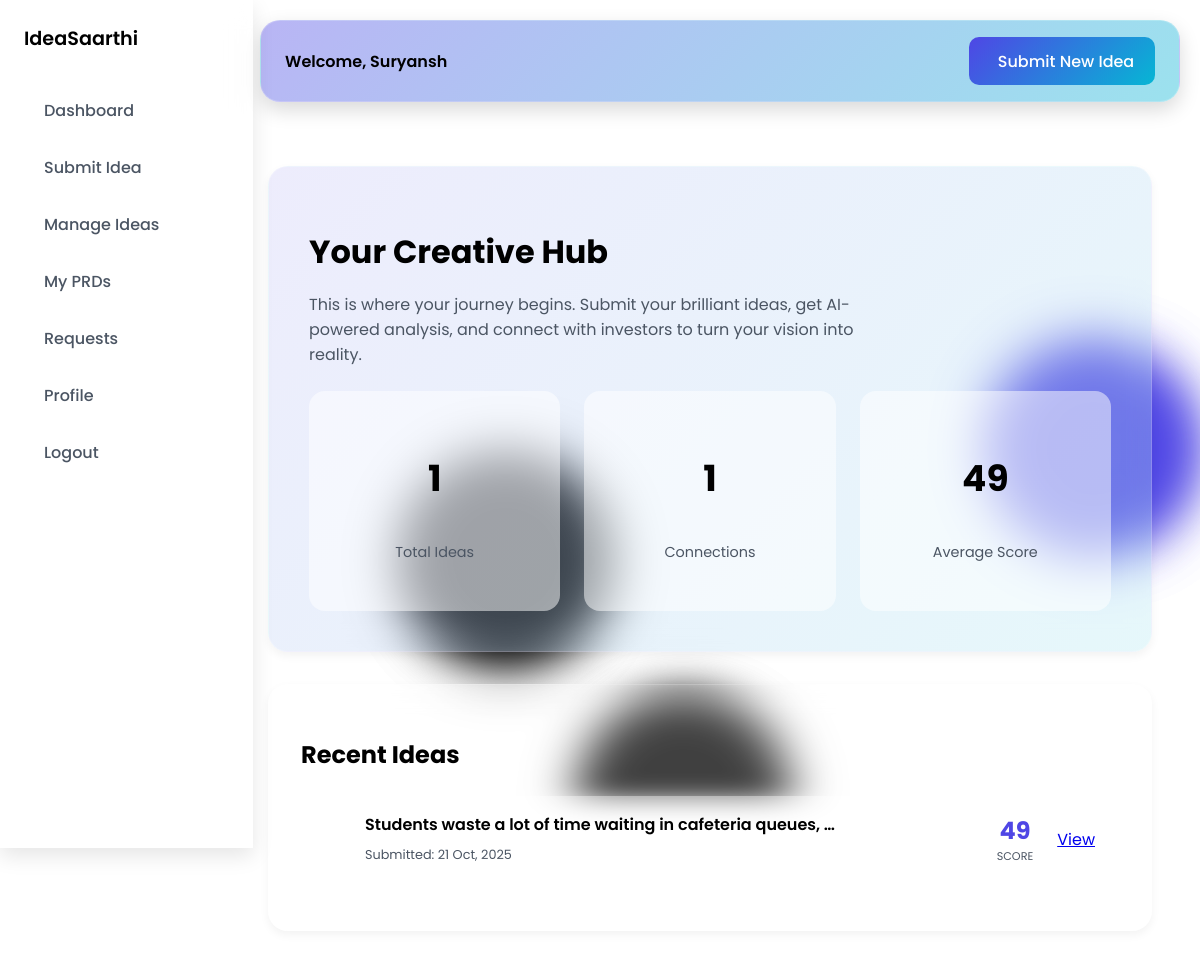
/dashboard/ (signed in), run on the app's committed database.
### dashboard/models.py (models this page shows)
class Ideas(models.Model):
    user = models.ForeignKey(User, on_delete=models.CASCADE)
    problem_statement = models.TextField()
    solution  = models.TextField()
    market = models.TextField()
    unique_value = models.TextField()
    revenue_model = models.TextField()
    known_competitors = models.TextField()
    created_at = models.DateTimeField(auto_now_add=True)
    updated_at = models.DateTimeField(auto_now=True)
    market_category = models.CharField(max_length=100, blank=True, null=True)
    strengths = models.TextField(blank=True, null=True)
    weaknesses = models.TextField(blank=True, null=True)
    opportunities = models.TextField(blank=True, null=True)
    threats = models.TextField(blank=True, null=True)
    score_strengths = models.IntegerField(default=0)
    score_weaknesses = models.IntegerField(default=0)
    score_opportunities = models.IntegerField(default=0)
    score_threats = models.IntegerField(default=0)
    score = models.IntegerField(default=0)
    prd_content = models.TextField(blank=True, null=True)
    idea_hash = models.CharField(max_length=64, blank=True, null=True)
    blockchain_tx_hash = models.CharField(max_length=100, blank=True, null=True)

### dashboard/views.py (the view)
# urls.py: path('', views.dashboard,name="dashboard"),
@login_required
def dashboard(request):
    last_5_ideas = Ideas.objects.filter(user=request.user).order_by('-created_at')[:5]
    user_ideas = Ideas.objects.filter(user=request.user)
    ideas_count = user_ideas.count()
    connections_count = Connection.objects.filter(idea__user=request.user, status='accepted').count()
    avg_data = user_ideas.aggregate(avg_score=Avg('score'))
    average_score = round(avg_data['avg_score'] or 0)
    parameters = {
        "last_5_ideas": last_5_ideas,
        "ideas_count": ideas_count,
        "connections_count": connections_count,
        "average_score": average_score,
    }
    return render(request,"dashboard/user/userdashboard.html", parameters)

### templates/dashboard/user/userdashboard.html (shortened to what this page needs)
{% extends "home/base.html" %}
{% block body %}
<main class="main-content">
     <div class="background">
        <span></span><span></span><span></span><span></span><span></span><span></span>
    </div>
    <div class="welcome-panel panel">
        <h1>Your Creative Hub</h1>
        <p>This is where your journey begins. Submit your brilliant ideas, get AI-powered analysis, and connect with investors to turn your vision into reality.</p>
        <div class="stats-grid">
            <div class="stat-card">
                <h3>{{ ideas_count|default:0 }}</h3>
                <p>Total Ideas</p>
            </div>
            <div class="stat-card">
                <h3>{{ connections_count|default:0 }}</h3>
                <p>Connections</p>
            </div>
            <div class="stat-card">
                <h3>{{ average_score|default:0 }}</h3>
                <p>Average Score</p>
            </div>
        </div>
    </div>
    <div class="ideas-panel panel">
        <h2>Recent Ideas</h2>
        <ul class="idea-list">
            {% for idea in last_5_ideas %}
            <li class="idea-item">
                <div class="idea-info">
                    <span class="title">{{ idea.problem_statement|truncatewords:10 }}</span>
                    <span class="date">Submitted: {{ idea.created_at|date:"d M, Y" }}</span>
                </div>
                <div class="idea-score">
                    <div class="score-value">{{ idea.score|default:0 }}</div>
                    <div class="score-label">Score</div>
                </div>
                <a href="{% url 'analyze_idea' idea.id %}" class="btn" style="background: var(--primary-dark);">View</a>
            </li>
            {% endfor %}
        </ul>
    </div>
</main>
{% endblock %}

### templates/home/base.html (shortened to what this page needs)
<!DOCTYPE html>
<html lang="en">
<head>
  <link rel="stylesheet" href="https://unpkg.com/phosphor-icons@1.4.2/src/css/phosphor.css">
</head>
<body>
 <div class="background">
        <span></span><span></span><span></span><span></span><span></span><span></span>
    </div>
  <aside class="sidebar">
    <div class="sidebar-logo">
      <span>IdeaSaarthi</span>
    </div>
    <nav class="sidebar-nav">
      <ul>
        <li><a href="{% url 'dashboard' %}" class="{% if path == '/dashboard/' %}active{% endif %}"> Dashboard</a></li>
        <li><a href="{% url 'create_idea' %}" class="{% if path == '/create_idea' %}active{% endif %}"> Submit Idea</a></li>
        <li><a href="{% url 'manage_ideas' %}" class="{% if path == '/manage_ideas/' %}active{% endif %}"> Manage Ideas</a></li>
        <li><a href="{% url 'my_prds' %}" class="{% if path == '/my-prds/' %}active{% endif %}"> My PRDs</a></li>
        <li><a href="{% url 'request' %}" class="{% if path == '/request/' %}active{% endif %}"> Requests</a></li>
        <li><a href="{% url 'profile' %}" class="{% if path == '/profile/' %}active{% endif %}"> Profile</a></li>
        <li><a href="{% url 'logout' %}" class="{% if path == '/logout/' %}active{% endif %}"> Logout</a></li>
      </ul>
    </nav>
  </aside>
  <header class="dashboard-header">
    <div class="greeting">
      {% if user.is_authenticated %}
      <p>Welcome, {{ user.first_name }}</p>
      {% endif %}
    </div>
    {% block button %}
    <div class="header-actions">
      <a href="{% url 'create_idea' %}" class="btn"> Submit New Idea</a>
    </div>
    {% endblock %}
  </header>
  {% block body %}
  {% endblock %}
</body>
</html>

### templates/home/base.html (style rules this page uses)
:root { --bg-secondary: #f9fafb; --border-light: #e5e7eb; --primary: #4f46e5; --gradient-soft: linear-gradient(135deg, rgba(79, 70, 229, 0.1), rgba(6, 182, 212, 0.1)); --text-primary: #111827; --text-secondary: #4b5563; --gradient-primary: linear-gradient(135deg, #4f46e5, #06b6d4); --shadow-lg: 0 8px 20px rgba(0, 0, 0, 0.15); }
body { margin: 0; font-family: 'Poppins', sans-serif; background: #fff; }
.sidebar { width: 220px; height: 100vh; padding: 1.5rem 1rem; display: flex; flex-direction: column; position: fixed; left: 0; top: 0; z-index: 200; transition: transform 0.4s ease-in-out; background: rgba(255, 255, 255, 0.15); backdrop-filter: blur(12px); -webkit-backdrop-filter: blur(12px); border-right: 1px solid rgba(255, 255, 255, 0.2); box-shadow: 0 8px 20px rgba(0, 0, 0, 0.1); }
.sidebar-logo { display: flex; align-items: center; gap: 0.5rem; font-size: 1.2rem; font-weight: 600; margin-bottom: 2rem; }
.sidebar-nav ul { list-style: none; padding: 0; margin: 0; }
.sidebar-nav a { display: flex; align-items: center; gap: 0.75rem; padding: 0.8rem 1rem; border-radius: 10px; text-decoration: none; color: var(--text-secondary); font-weight: 500; transition: all 0.3s ease; margin-bottom: 0.4rem; }
.dashboard-header { margin-left:260px; margin-right: 20px; display: flex; justify-content: space-between; align-items: center; height: 80px; margin-top: 20px; border-radius: 20px; padding: 0 1.5rem; background: rgba(255, 255, 255, 0.15); backdrop-filter: blur(12px); -webkit-backdrop-filter: blur(12px); border: 1px solid rgba(255, 255, 255, 0.2); box-shadow: 0 8px 20px rgba(0, 0, 0, 0.15); background-image: linear-gradient(135deg, rgba(79, 70, 229, 0.4) 0%, rgba(6, 182, 212, 0.4) 100%); }
.dashboard-header .greeting p { color: black; font-weight: 600; }
.dashboard-header .header-actions .btn { padding: 0.7rem 1.3rem; border-radius: 10px; text-decoration: none; font-weight: 500; border: none; background: var(--gradient-primary); color: #FFFFFF; cursor: pointer; transition: all 0.3s ease; display: inline-flex; align-items: center; gap: 0.5rem; }
.background { position: fixed; width: 100vw; height: 100vh; top: 0; left: 0; background: var(--bg-primary); overflow: hidden; z-index: -1; }
.background span { width: 20vmin; height: 20vmin; border-radius: 20vmin; backface-visibility: hidden; position: absolute; animation: move; animation-duration: 45s; animation-timing-function: linear; animation-iteration-count: infinite; }
.background span:nth-child(1) { color: var(--secondary); top: 29%; left: 4%; animation-duration: 49s; animation-delay: -2s; transform-origin: 1vw -2vh; box-shadow: -40vmin 0 5.2vmin currentColor; }
.background span:nth-child(2) { color: var(--danger); top: 58%; left: 2%; animation-duration: 47s; animation-delay: -4s; transform-origin: -16vw 1vh; box-shadow: 40vmin 0 5.5vmin currentColor; }
.background span:nth-child(3) { color: var(--success); top: 51%; left: 98%; animation-duration: 43s; animation-delay: -5s; transform-origin: 19vw -18vh; box-shadow: 40vmin 0 5.8vmin currentColor; }
.background span:nth-child(4) { color: var(--primary); top: 44%; left: 51%; animation-duration: 45s; animation-delay: -9s; transform-origin: -10vw 2vh; box-shadow: 40vmin 0 5.8vmin currentColor; }
.background span:nth-child(5) { color: var(--secondary); top: 88%; left: 81%; animation-duration: 43s; animation-delay: -11s; transform-origin: 7vw -11vh; box-shadow: -40vmin 0 5.2vmin currentColor; }
.background span:nth-child(6) { color: var(--primary); top: 8%; left: 11%; animation-duration: 41s; animation-delay: -14s; transform-origin: 1vw 12vh; box-shadow: -40vmin 0 5.1vmin currentColor; }

### data on the page
Ideas: problem_statement "Students waste a lot of time waiting in cafeteria queues, …", created_at "21 Oct, 2025", score "49"

### other printed values
{{ user.first_name }} "Suryansh"
{{ ideas_count|default:0 }} "1"
{{ connections_count|default:0 }} "1"
{{ average_score|default:0 }} "49"
